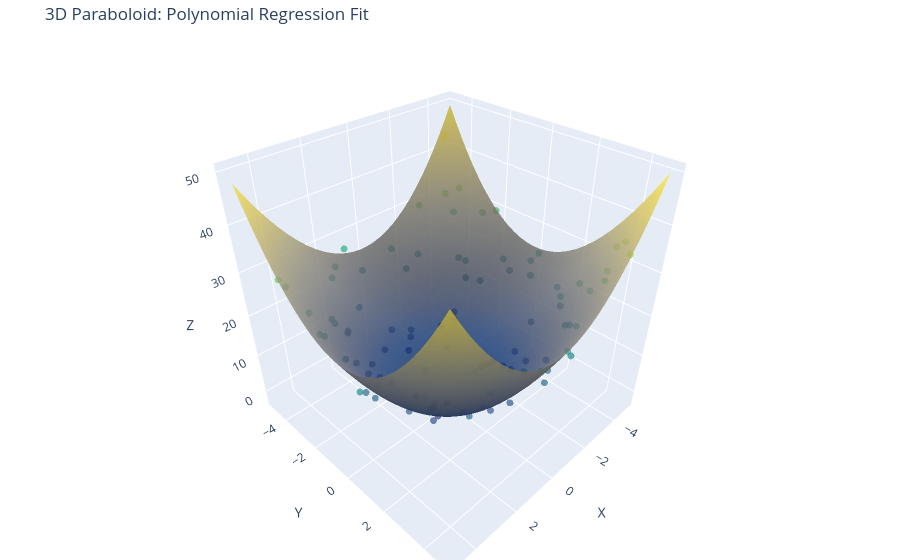

Notebook code cell kept with this figure:
### Code cell
# Parabolica

# 1. Generate synthetic data (z = x^2 + y^2 + noise)
np.random.seed(42)
n_points = 100
x = np.random.uniform(-5, 5, n_points)
y = np.random.uniform(-5, 5, n_points)
z = x**2 + y**2 + np.random.normal(0, 2, n_points)

# Prepare training data (X must be a 2D array of [x, y])
X_train = np.column_stack((x, y))

# 2. Transform features to Quadratic (Degree 2)
# This creates 6 features: [1, x, y, x^2, xy, y^2]
poly = PolynomialFeatures(degree=2)
X_poly_train = poly.fit_transform(X_train)

# 3. Fit the Linear Regression model
lr = LinearRegression()
lr.fit(X_poly_train, z)

# 4. Create a dense grid for a smooth surface plot
grid_size = 30
x_range = np.linspace(x.min(), x.max(), grid_size)
y_range = np.linspace(y.min(), y.max(), grid_size)
x_grid, y_grid = np.meshgrid(x_range, y_range)

# Flatten grid to (900, 2) to match the expected input shape
grid_flat = np.column_stack((x_grid.ravel(), y_grid.ravel()))

# IMPORTANT: Transform the grid data using the same 'poly' object
# This ensures the model receives 6 features, not 2
grid_poly = poly.transform(grid_flat)
z_pred = lr.predict(grid_poly).reshape(grid_size, grid_size)

# 5. Visualize with Plotly
fig = go.Figure()

# Add original data points
fig.add_trace(go.Scatter3d(
    x=x, y=y, z=z, mode='markers',
    marker=dict(size=4, color=z, colorscale='Viridis', opacity=0.7),
    name='Actual Data'
))

# Add the fitted surface
fig.add_trace(go.Surface(
    x=x_range, y=y_range, z=z_pred,
    colorscale='Cividis', opacity=0.8,
    name='Fitted Paraboloid', showscale=False
))

fig.update_layout(
    title='3D Paraboloid: Polynomial Regression Fit',
    scene=dict(xaxis_title='X', yaxis_title='Y', zaxis_title='Z'),
    margin=dict(l=0, r=0, b=0, t=40)
)

fig.show()
